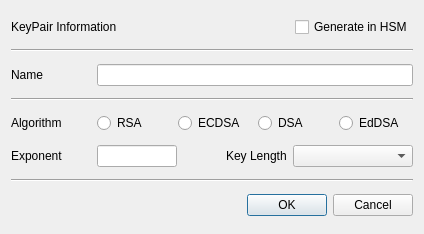
<?xml version="1.0" encoding="UTF-8"?>
<ui version="4.0">
 <class>GenKeyPairDlg</class>
 <widget class="QDialog" name="GenKeyPairDlg">
  <property name="geometry">
   <rect>
    <x>0</x>
    <y>0</y>
    <width>424</width>
    <height>234</height>
   </rect>
  </property>
  <property name="windowTitle">
   <string>Generate KeyPair Window</string>
  </property>
  <layout class="QVBoxLayout" name="verticalLayout">
   <item>
    <layout class="QGridLayout" name="gridLayout_5">
     <item row="0" column="0">
      <widget class="QLabel" name="label">
       <property name="minimumSize">
        <size>
         <width>0</width>
         <height>0</height>
        </size>
       </property>
       <property name="text">
        <string>KeyPair Information</string>
       </property>
      </widget>
     </item>
     <item row="0" column="2">
      <widget class="QCheckBox" name="mHsmCheck">
       <property name="text">
        <string>Generate in HSM</string>
       </property>
      </widget>
     </item>
     <item row="0" column="1">
      <spacer name="horizontalSpacer_3">
       <property name="orientation">
        <enum>Qt::Horizontal</enum>
       </property>
       <property name="sizeHint" stdset="0">
        <size>
         <width>40</width>
         <height>20</height>
        </size>
       </property>
      </spacer>
     </item>
    </layout>
   </item>
   <item>
    <widget class="Line" name="line_2">
     <property name="orientation">
      <enum>Qt::Horizontal</enum>
     </property>
    </widget>
   </item>
   <item>
    <layout class="QGridLayout" name="gridLayout_4">
     <property name="topMargin">
      <number>0</number>
     </property>
     <item row="0" column="0">
      <widget class="QLabel" name="label_2">
       <property name="minimumSize">
        <size>
         <width>80</width>
         <height>0</height>
        </size>
       </property>
       <property name="text">
        <string>Name</string>
       </property>
      </widget>
     </item>
     <item row="0" column="1">
      <widget class="QLineEdit" name="mNameText"/>
     </item>
    </layout>
   </item>
   <item>
    <widget class="Line" name="line_3">
     <property name="orientation">
      <enum>Qt::Horizontal</enum>
     </property>
    </widget>
   </item>
   <item>
    <layout class="QGridLayout" name="gridLayout">
     <item row="0" column="4">
      <widget class="QRadioButton" name="mEdDSACheck">
       <property name="text">
        <string>EdDSA</string>
       </property>
      </widget>
     </item>
     <item row="0" column="1">
      <widget class="QRadioButton" name="mRSACheck">
       <property name="text">
        <string>RSA</string>
       </property>
      </widget>
     </item>
     <item row="0" column="2">
      <widget class="QRadioButton" name="mECDSACheck">
       <property name="text">
        <string>ECDSA</string>
       </property>
      </widget>
     </item>
     <item row="0" column="3">
      <widget class="QRadioButton" name="mDSACheck">
       <property name="text">
        <string>DSA</string>
       </property>
      </widget>
     </item>
     <item row="0" column="0">
      <widget class="QLabel" name="label_5">
       <property name="minimumSize">
        <size>
         <width>80</width>
         <height>0</height>
        </size>
       </property>
       <property name="maximumSize">
        <size>
         <width>80</width>
         <height>16777215</height>
        </size>
       </property>
       <property name="text">
        <string>Algorithm</string>
       </property>
      </widget>
     </item>
    </layout>
   </item>
   <item>
    <layout class="QGridLayout" name="gridLayout_3">
     <item row="0" column="1">
      <widget class="QLineEdit" name="mExponentText">
       <property name="minimumSize">
        <size>
         <width>80</width>
         <height>0</height>
        </size>
       </property>
       <property name="maximumSize">
        <size>
         <width>80</width>
         <height>16777215</height>
        </size>
       </property>
       <property name="maxLength">
        <number>10</number>
       </property>
      </widget>
     </item>
     <item row="0" column="3">
      <widget class="QLabel" name="mOptionLabel">
       <property name="text">
        <string>Key Length</string>
       </property>
      </widget>
     </item>
     <item row="0" column="4">
      <widget class="QComboBox" name="mOptionCombo">
       <property name="minimumSize">
        <size>
         <width>120</width>
         <height>0</height>
        </size>
       </property>
      </widget>
     </item>
     <item row="0" column="0">
      <widget class="QLabel" name="mExponentLabel">
       <property name="minimumSize">
        <size>
         <width>80</width>
         <height>0</height>
        </size>
       </property>
       <property name="maximumSize">
        <size>
         <width>80</width>
         <height>16777215</height>
        </size>
       </property>
       <property name="text">
        <string>Exponent</string>
       </property>
      </widget>
     </item>
     <item row="0" column="2">
      <spacer name="horizontalSpacer_2">
       <property name="orientation">
        <enum>Qt::Horizontal</enum>
       </property>
       <property name="sizeHint" stdset="0">
        <size>
         <width>40</width>
         <height>20</height>
        </size>
       </property>
      </spacer>
     </item>
    </layout>
   </item>
   <item>
    <widget class="Line" name="line">
     <property name="orientation">
      <enum>Qt::Horizontal</enum>
     </property>
    </widget>
   </item>
   <item>
    <layout class="QGridLayout" name="gridLayout_2">
     <item row="0" column="1">
      <widget class="QPushButton" name="mOKBtn">
       <property name="text">
        <string>OK</string>
       </property>
      </widget>
     </item>
     <item row="0" column="2">
      <widget class="QPushButton" name="mCancelBtn">
       <property name="text">
        <string>Cancel</string>
       </property>
      </widget>
     </item>
     <item row="0" column="0">
      <spacer name="horizontalSpacer">
       <property name="orientation">
        <enum>Qt::Horizontal</enum>
       </property>
       <property name="sizeHint" stdset="0">
        <size>
         <width>40</width>
         <height>20</height>
        </size>
       </property>
      </spacer>
     </item>
    </layout>
   </item>
  </layout>
 </widget>
 <tabstops>
  <tabstop>mRSACheck</tabstop>
  <tabstop>mECDSACheck</tabstop>
  <tabstop>mDSACheck</tabstop>
  <tabstop>mEdDSACheck</tabstop>
  <tabstop>mExponentText</tabstop>
  <tabstop>mOptionCombo</tabstop>
  <tabstop>mOKBtn</tabstop>
  <tabstop>mCancelBtn</tabstop>
 </tabstops>
 <resources/>
 <connections/>
</ui>
